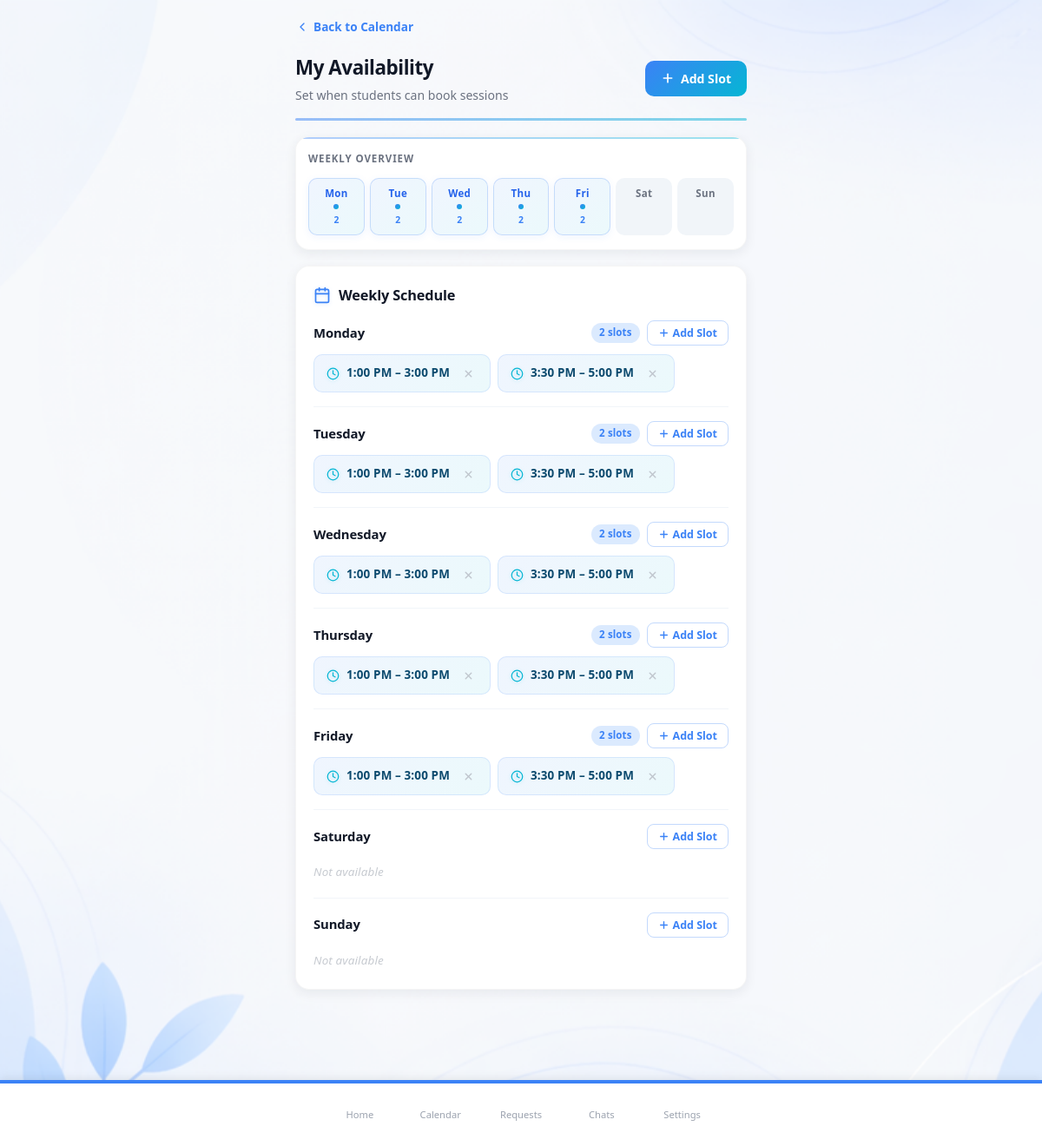
Page /pages/availability.php (signed in) on the committed database.
### tables this page shows
CREATE TABLE `availability` (
  `id` int(11) NOT NULL,
  `mentor_id` int(11) NOT NULL,
  `available_date` date DEFAULT NULL,
  `start_time` time NOT NULL,
  `end_time` time NOT NULL,
  `day_of_week` tinyint(4) DEFAULT NULL,
  `is_recurring` tinyint(1) DEFAULT 0
);

### pages/availability.php (the view, shortened to what this page needs)
<?php
require_once '../includes/db.php';
$user_id   = (int)$_SESSION['user_id'];
$day_names = ['Sunday', 'Monday', 'Tuesday', 'Wednesday', 'Thursday', 'Friday', 'Saturday'];
$day_short = ['Sun', 'Mon', 'Tue', 'Wed', 'Thu', 'Fri', 'Sat'];
$recurring_slots = [];
try {
    $stmt = $pdo->prepare('
        SELECT * FROM availability
        WHERE mentor_id = ? AND is_recurring = 1
        ORDER BY day_of_week ASC, start_time ASC
    ');
    $stmt->execute([$user_id]);
    $recurring_slots = $stmt->fetchAll(PDO::FETCH_ASSOC);
} catch (PDOException $e) {
    $recurring_slots = [];
}
$slots_by_day = [];
for ($i = 0; $i < 7; $i++) {
    $slots_by_day[$i] = [];
}
foreach ($recurring_slots as $slot) {
    $slots_by_day[(int)$slot['day_of_week']][] = $slot;
}
$day_counts = [];
for ($i = 0; $i < 7; $i++) {
    $day_counts[$i] = count($slots_by_day[$i]);
}
$has_any_recurring = array_sum($day_counts) > 0;
$day_order = [1, 2, 3, 4, 5, 6, 0];
function fmt_time(string $time): string
{
    return date('g:i A', strtotime($time));
}
?>
<!DOCTYPE html>
<html lang="en">
<head>
    <link rel="stylesheet" href="../assets/css/styles.css">
    <link rel="stylesheet" href="../assets/css/availability.css">
</head>
<body>
    <main class="avail-container">
        <div class="avail-wrapper">
            <a href="calendar.php" class="avail-back">
                <svg viewBox="0 0 24 24" fill="none" stroke="currentColor" stroke-width="2" stroke-linecap="round" stroke-linejoin="round"><polyline points="15 18 9 12 15 6"/></svg>
                Back to Calendar
            </a>
            <div class="avail-header">
                <div>
                    <h1>My Availability</h1>
                    <p>Set when students can book sessions</p>
                </div>
                <button type="button" class="btn-add-slot" id="openModalBtn">
                    <svg viewBox="0 0 24 24" fill="none" stroke="currentColor" stroke-width="2.5" stroke-linecap="round" stroke-linejoin="round"><line x1="12" y1="5" x2="12" y2="19"/><line x1="5" y1="12" x2="19" y2="12"/></svg>
                    Add Slot
                </button>
            </div>
            <div class="avail-overview">
                <p class="avail-overview__title">Weekly Overview</p>
                <div class="avail-overview__days">
                    <?php foreach ($day_order as $dow): ?>
                        <?php $active = $day_counts[$dow] > 0; ?>
                        <div class="avail-overview__day <?php echo $active ? 'avail-overview__day--active' : ''; ?>">
                            <span class="avail-overview__day-label"><?php echo $day_short[$dow]; ?></span>
                            <span class="avail-overview__dot"></span>
                            <?php if ($active): ?>
                                <span class="avail-overview__day-count"><?php echo $day_counts[$dow]; ?></span>
                            <?php endif; ?>
                        </div>
                    <?php endforeach; ?>
                </div>
            </div>
            <div class="avail-card">
                <h2 class="avail-card__title">
                    <svg viewBox="0 0 24 24" fill="none" stroke="currentColor" stroke-width="2" stroke-linecap="round" stroke-linejoin="round"><rect x="3" y="4" width="18" height="18" rx="2" ry="2"/><line x1="16" y1="2" x2="16" y2="6"/><line x1="8" y1="2" x2="8" y2="6"/><line x1="3" y1="10" x2="21" y2="10"/></svg>
                    Weekly Schedule
                </h2>
                <?php if (!$has_any_recurring): ?>
                    <div class="avail-empty">
                        <svg viewBox="0 0 24 24" fill="none" stroke="currentColor" stroke-width="1.5" stroke-linecap="round" stroke-linejoin="round"><circle cx="12" cy="12" r="10"/><polyline points="12 6 12 12 16 14"/></svg>
                        <p>No weekly availability set</p>
                        <span>Add your regular available hours so students know when to book</span>
                        <button type="button" class="btn-add-slot" onclick="document.getElementById('openModalBtn').click()">
                            <svg viewBox="0 0 24 24" fill="none" stroke="currentColor" stroke-width="2.5" stroke-linecap="round" stroke-linejoin="round"><line x1="12" y1="5" x2="12" y2="19"/><line x1="5" y1="12" x2="19" y2="12"/></svg>
                            Add Your First Slot
                        </button>
                    </div>
                <?php else: ?>
                    <?php foreach ($day_order as $dow): ?>
                        <div class="avail-day">
                            <div class="avail-day__header">
                                <h3 class="avail-day__name"><?php echo $day_names[$dow]; ?></h3>
                                <div class="avail-day__header-actions">
                                    <?php if ($day_counts[$dow] > 0): ?>
                                        <span class="avail-day__count"><?php echo $day_counts[$dow]; ?> slot<?php echo $day_counts[$dow] !== 1 ? 's' : ''; ?></span>
                                    <?php endif; ?>
                                    <button type="button" class="btn-add-day-slot" data-day="<?php echo $dow; ?>" aria-label="Add slot for <?php echo $day_names[$dow]; ?>">
                                        <svg viewBox="0 0 24 24" fill="none" stroke="currentColor" stroke-width="2.5" stroke-linecap="round" stroke-linejoin="round"><line x1="12" y1="5" x2="12" y2="19"/><line x1="5" y1="12" x2="19" y2="12"/></svg>
                                        Add Slot
                                    </button>
                                </div>
                            </div>
                            <?php if (empty($slots_by_day[$dow])): ?>
                                <p class="avail-day__empty">Not available</p>
                            <?php else: ?>
                                <div class="avail-day__slots">
                                    <?php foreach ($slots_by_day[$dow] as $slot): ?>
                                        <div class="avail-slot">
                                            <svg class="avail-slot__icon" viewBox="0 0 24 24" fill="none" stroke="currentColor" stroke-width="2" stroke-linecap="round" stroke-linejoin="round"><circle cx="12" cy="12" r="10"/><polyline points="12 6 12 12 16 14"/></svg>
                                            <span class="avail-slot__time">
                                                <?php echo fmt_time($slot['start_time']); ?> – <?php echo fmt_time($slot['end_time']); ?>
                                            </span>
                                            <form method="POST" style="display:inline;margin:0;padding:0" onsubmit="return confirm('Remove this time slot?')">
                                                <button type="submit" class="avail-slot__remove" aria-label="Remove slot">
                                                    <svg viewBox="0 0 24 24" fill="none" stroke="currentColor" stroke-width="2.5" stroke-linecap="round" stroke-linejoin="round"><line x1="18" y1="6" x2="6" y2="18"/><line x1="6" y1="6" x2="18" y2="18"/></svg>
                                                </button>
                                            </form>
                                        </div>
                                    <?php endforeach; ?>
                                </div>
                            <?php endif; ?>
                        </div>
                    <?php endforeach; ?>
                <?php endif; ?>
            </div>
        </div>
    </main>
    <?php include '../includes/nav.php'; ?>
</body>
</html>

### assets/css/styles.css (style rules this page uses)
:root { --accent: #3b82f6; --accent-dark: #2563eb; --accent-light: #dbeafe; --cyan: #06b6d4; --cyan-light: #cffafe; --muted: #6b7280; --bg: #f8fafc; --card: #ffffff; --text: #111827; --text-light: #374151; }
*, *::before, *::after { box-sizing: border-box; margin: 0; padding: 0; }
html { -webkit-text-size-adjust: 100%; }
body { font-family: system-ui, -apple-system, 'Segoe UI', Roboto, 'Helvetica Neue', Arial, sans-serif; background: var(--bg) url('../images/Mentor%20match%20background.png') no-repeat center top / cover fixed; color: var(--text); line-height: 1.6; min-height: 100vh; }
form { display: grid; gap: 14px; }

### includes/nav.php (style rules this page uses)
body { padding-bottom: 80px; }

### rows in the picture
availability: start_time "1:00 PM", end_time "3:00 PM"
availability: start_time "3:30 PM", end_time "5:00 PM"
availability: start_time "1:00 PM", end_time "3:00 PM"
availability: start_time "3:30 PM", end_time "5:00 PM"
availability: start_time "1:00 PM", end_time "3:00 PM"
availability: start_time "3:30 PM", end_time "5:00 PM"
availability: start_time "1:00 PM", end_time "3:00 PM"
availability: start_time "3:30 PM", end_time "5:00 PM"
availability: start_time "1:00 PM", end_time "3:00 PM"
availability: start_time "3:30 PM", end_time "5:00 PM"

### other values in the picture
$day_short[$dow] "Mon"
$day_counts[$dow] "2"
$day_short[$dow] "Tue"
$day_short[$dow] "Wed"
$day_short[$dow] "Thu"
$day_short[$dow] "Fri"
$day_short[$dow] "Sat"
$day_short[$dow] "Sun"
$day_names[$dow] "Monday"
$day_names[$dow] "Tuesday"
$day_names[$dow] "Wednesday"
$day_names[$dow] "Thursday"
$day_names[$dow] "Friday"
$day_names[$dow] "Saturday"
$day_names[$dow] "Sunday"
